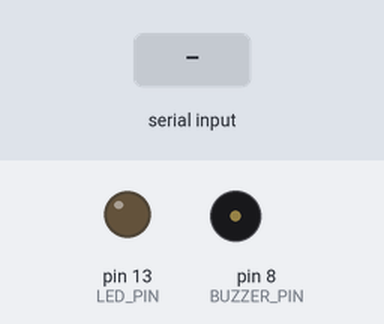
Bench run of a sketch on a simulated Arduino Uno, built with avr-gcc and run on an emulated ATmega328P. Parts: output pins drawn as LEDs (lit = HIGH), buzzer (waves = sounding). Dashed ring = blinking. Inputs (shaded band) come from the test bench. What the sketch prints to the serial monitor is not drawn.

Above: at 1.9 s.
2.0 s: "P\n" received over Serial
At 2.52 s:
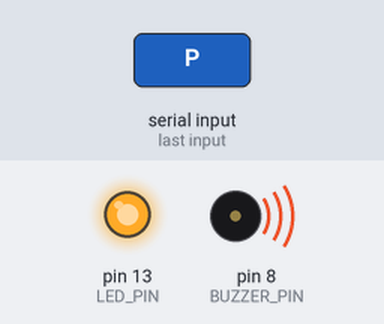
5.0 s: byte 77 ('M') received over Serial
At 5.22 s:
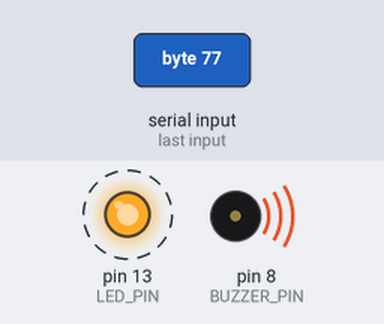
6.9 s: byte 85 ('U') received over Serial
At 9.5 s:
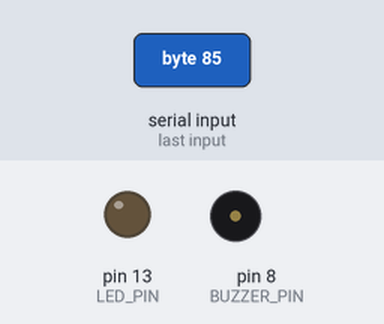
Timing chart, 0 to 11.0 s (numbered marks = the images above; inputs shaded):
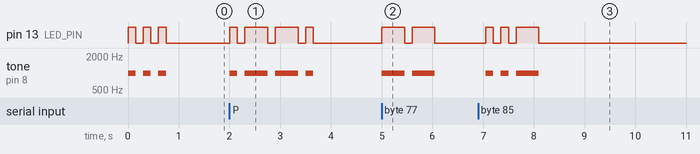

Measured:
- after the input at 2.0 s, pin 13 (LED_PIN): LOW → HIGH at once, then repeats every 0.60 s: LOW 0.15 s, HIGH 0.45 s; tone on pin 8 (BUZZER_PIN): silent → 1000 Hz at once, then repeats every 0.60 s: silent 0.15 s, 1000 Hz 0.45 s
- after the input at 5.0 s, pin 13 (LED_PIN): alternates HIGH for 0.45 s and LOW for 0.15 s, starting at once; tone on pin 8 (BUZZER_PIN): alternates 1000 Hz for 0.45 s and silent for 0.15 s, starting at once
- after the input at 6.9 s, pin 13 (LED_PIN): goes HIGH 0.15 s, LOW 0.15 s, HIGH 0.15 s, LOW 0.15 s, HIGH 0.45 s, then LOW, starting after 0.15 s; tone on pin 8 (BUZZER_PIN): goes 1000 Hz 0.15 s, silent 0.15 s, 1000 Hz 0.15 s, silent 0.15 s, 1000 Hz 0.45 s, then silent, starting after 0.15 s

The sketch:

arduino_morse.ino
```cpp
const int BUZZER_PIN = 8;
const int LED_PIN    = 13;

const int DOT        = 150;
const int DASH       = 450;
const int SYMBOL_GAP = 150;
const int WORD_GAP   = 1000;

void setup() {
  Serial.begin(9600);
  pinMode(BUZZER_PIN, OUTPUT);
  pinMode(LED_PIN, OUTPUT);
  Serial.println("Arduino Morse Ready.");

  beep(DOT); delay(SYMBOL_GAP);
  beep(DOT); delay(SYMBOL_GAP);
  beep(DOT);
}

void loop() {
  if (Serial.available()) {
    char code = Serial.read();

    if (code == '\n' || code == '\r') return;

    Serial.print("Received: ");
    Serial.println(code);

    switch (code) {
      case 'P':
        Serial.println("PERSON DETECTED → · - - ·");
        morsePerson();
        delay(WORD_GAP);
        break;

      case 'M':
        Serial.println("MULTIPLE PEOPLE → - -");
        morseMultiple();
        delay(WORD_GAP);
        break;

      case 'U':
        Serial.println("UNKNOWN OBJECT → · · -");
        morseUnknown();
        delay(WORD_GAP);
        break;

      case 'C':
        Serial.println("CLEAR — silent");
        digitalWrite(LED_PIN, LOW);
        noTone(BUZZER_PIN);
        break;

      default:
        break;
    }
  }
}


void morsePerson() {
  dot(); gap(); dash(); gap(); dash(); gap(); dot();
}

void morseMultiple() {
  dash(); gap(); dash();
}

void morseUnknown() {
  dot(); gap(); dot(); gap(); dash();
}


void dot() {
  digitalWrite(LED_PIN, HIGH);
  tone(BUZZER_PIN, 1000, DOT);
  delay(DOT);
  digitalWrite(LED_PIN, LOW);
  noTone(BUZZER_PIN);
}

void dash() {
  digitalWrite(LED_PIN, HIGH);
  tone(BUZZER_PIN, 1000, DASH);
  delay(DASH);
  digitalWrite(LED_PIN, LOW);
  noTone(BUZZER_PIN);
}

void gap() {
  delay(SYMBOL_GAP);
}

void beep(int duration) {
  digitalWrite(LED_PIN, HIGH);
  tone(BUZZER_PIN, 1000, duration);
  delay(duration);
  digitalWrite(LED_PIN, LOW);
  noTone(BUZZER_PIN);
}
```
